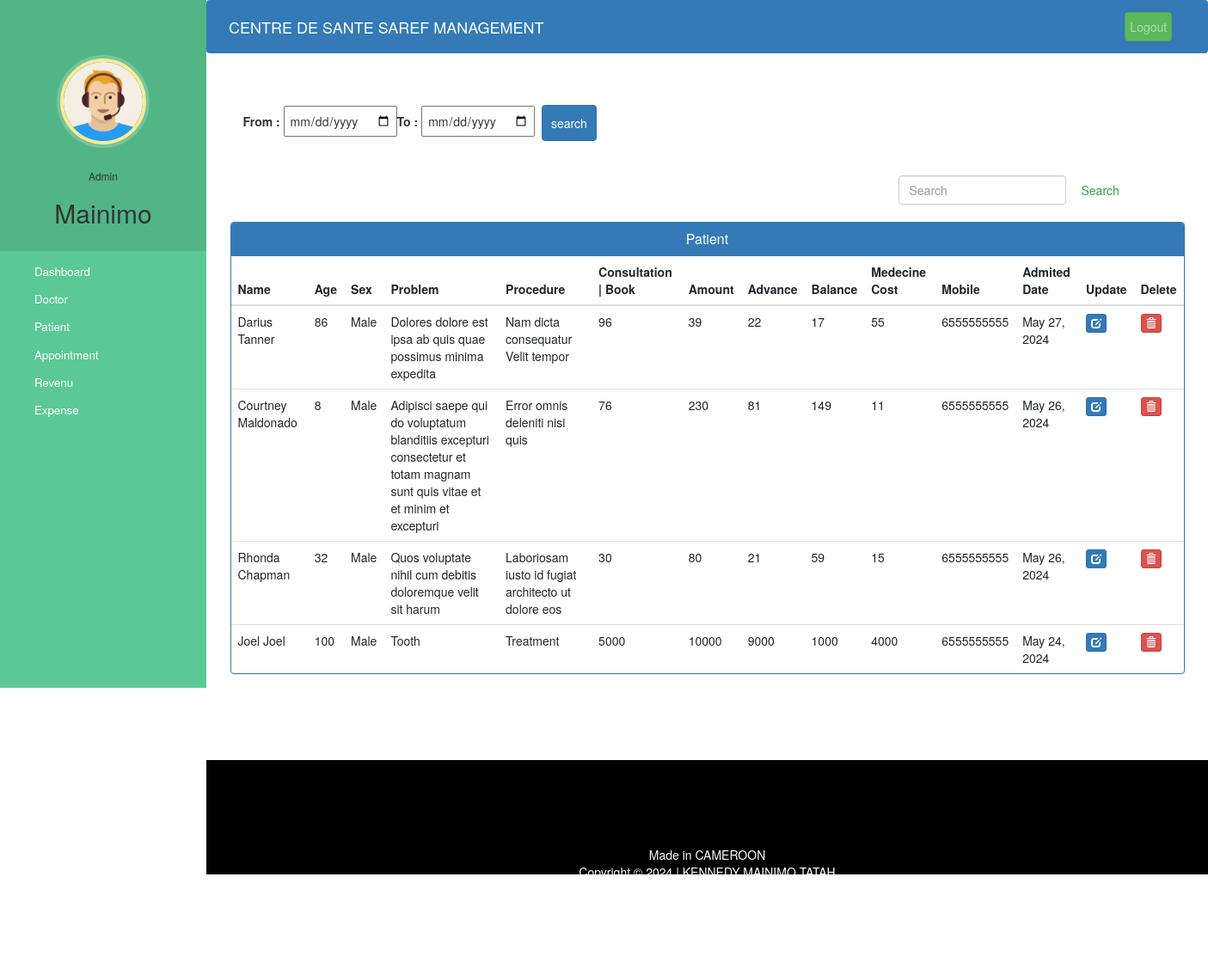
The app's page /admin-view-patient (signed in) with its own data.
### hospital/models.py (models this page shows, shortened)
class Patient(models.Model):
    user=models.OneToOneField(User,on_delete=models.CASCADE)
    address = models.CharField(max_length=40)
    mobile = models.CharField(max_length=20,null=False)
    sex = models.CharField(max_length=10,null=False,choices=sex,default='Male')
    age = models.IntegerField(null=False,blank=False)
    problem = models.TextField(max_length=500,null=False,blank=False)
    procedure = models.TextField(max_length=500,null=False,blank=False)
    assignedDoctorId = models.PositiveIntegerField(null=True)
    consultation = models.DecimalField(max_digits=20,decimal_places=0,null=False,blank=True)
    newConsultation = models.DecimalField(max_digits=20,decimal_places=0,null=False,blank=True)
    amount = models.DecimalField(max_digits=20,decimal_places=0,null=False,blank=True)
    advance = models.DecimalField(max_digits=20,decimal_places=0,null=False,blank=True)
    newAdvance = models.DecimalField(max_digits=20,decimal_places=0,null=False,blank=True)
    balance = models.DecimalField(max_digits=20,decimal_places=0,null=False,blank=True)
    medicineCost=models.DecimalField(max_digits=20,decimal_places=0,null=False,blank=True)
    newMedicineCost=models.DecimalField(max_digits=20,decimal_places=0,null=False,blank=True)
    total=models.DecimalField(max_digits=20,decimal_places=0,null=False,blank=True)
    newTotal=models.DecimalField(max_digits=20,decimal_places=0,null=False,blank=True)
    admitDate=models.DateField(auto_now_add=True)
    updateDate=models.DateField(auto_now=True)
    status=models.BooleanField(default=False)
    @property
    def get_name(self):
        return self.user.first_name+" "+self.user.last_name

### hospital/views.py (the view)
# urls.py: path('admin-view-patient', views.admin_view_patient_view,name='admin-view-patient'),
@login_required(login_url='adminlogin')
@user_passes_test(is_admin)
def admin_view_patient_view(request):
    patient=models.Patient.objects.all().filter(status=True).order_by('-id')
    if request.method == "POST":
        fromDate = request.POST.get('fromDate')
        toDate = request.POST.get('toDate')
        patients = models.Patient.objects.filter(status=True).raw('select * from hospital_patient where admitDate between "'+fromDate+'" and "'+toDate+'"')
        return render(request,'hospital/admin_view_patient.html',{'patients':patients})
    return render(request,'hospital/admin_view_patient.html',{'patients':patient})

### hospital/views.py (called while the page is built)
def is_admin(user):
    return user.groups.filter(name='ADMIN').exists()

### templates/hospital/admin_view_patient.html (shortened to what this page needs)
{% extends 'hospital/admin_base.html' %}
{%load static%}
{% block content %}
<head>
  <link href="//netdna.bootstrapcdn.com/bootstrap/3.0.0/css/bootstrap.min.css" rel="stylesheet" id="bootstrap-css">
</head>
<div class="container">
  <form method="post" action="{% url "admin-discharge-patient" %}">
    <div class="container input-group date">
      <strong>From : </strong><input type="date" name="fromDate" class="p-2"/>
      <strong>To : </strong><input type="date" name="toDate" class="p-2" />&nbsp
      <input type="submit" value="search" class="p-3  btn btn-primary">
    </div>
  </form>
  <br><br>
  <form  action="/search-patient" method="get" style="margin-left:70%;" class="form-inline my-2 my-lg-0">
    <input class="form-control mr-sm-2" type="search" placeholder="Search" name="query" id="query" aria-label="Search">
    <button class="btn btn-outline-success my-2 my-sm-0" type="submit">Search</button>
  </form>
  <br>
  <div class="panel panel-primary">
    <div class="panel-heading">
      <h6 class="panel-title">Patient</h6>
    </div>
    <table class="table table-hover" id="dev-table">
      <thead>
        <tr>
          <th>Name</th>
          <th>Age</th>
          <th>Sex</th>
          <th>Problem</th>
          <th>Procedure</th>
          <th>Consultation | Book</th>
          <th>Amount</th>
          <th>Advance</th>
          <th>Balance</th>
          <th>Medecine Cost</th>
          <th>Mobile</th>
          <th>Admited Date</th>
          <th>Update</th>
          <th>Delete</th>
        </tr>
      </thead>
      {% for p in patients %}
      <tr>
        <td> {{p.get_name}}</td>
        <td> {{p.age}}</td>
        <td> {{p.sex}}</td>
        <td>{{p.problem}}</td>
        <td>{{p.procedure}}</td>
        <td>{{p.consultation}}</td>
        <td>{{p.amount}}</td>
        <td>{{p.advance}}</td>
        <td>{{p.balance}}</td>
        <td>{{p.medicineCost}}</td>
        <td>{{p.mobile}}</td>
        <td>{{p.admitDate}}</td>
        <td><a class="btn btn-primary btn-xs" href="{% url 'update-patient' p.id  %}"><span class="glyphicon glyphicon-edit"></span></a></td>
        <td><a class="btn btn-danger btn-xs" href="{% url 'delete-patient-from-hospital' p.id  %}"><span class="glyphicon glyphicon-trash"></span></a></td>
      </tr>
      {% endfor %}
    </table>
  </div>
</div>
{% endblock content %}

### templates/hospital/admin_base.html (shortened to what this page needs)
<!DOCTYPE html>
{% load static %}
<html lang="en">
<head>
  <link rel="stylesheet" href="https://stackpath.bootstrapcdn.com/bootstrap/4.3.1/css/bootstrap.min.css">
  <link rel="stylesheet" href="https://maxcdn.bootstrapcdn.com/font-awesome/4.7.0/css/font-awesome.min.css">
  <link rel="stylesheet" href="{% static '/style.css' %}">
</head>
<body>
  <nav class="menu" tabindex="0">
    <header class="avatar">
      <br><br>
     <img src="{% static "images/adminpropic.png" %}" />
     <br><br>
      <h6>Admin</h6>
      <h2>{{request.user.first_name}}</h2>
    </header>
    <ul>
      <li tabindex="0" class="icon-dashboard"> <a style="color:white; text-decoration:none;" href="/admin-dashboard"><span>Dashboard</span></a> </li>
      <li tabindex="0" class="icon-customers"> <a style="color:white; text-decoration:none;" href="/admin-doctor"><span>Doctor</span></a></li>
      <li tabindex="0" class="icon-users"> <a style="color:white; text-decoration:none;" href="/admin-patient"><span>Patient</span></a></li>
      <li tabindex="0" class="icon-calendar"> <a style="color:white; text-decoration:none;" href="/admin-appointment"><span>Appointment</span></a></li>
      <li tabindex="0" class="icon-finance"> <a style="color:white; text-decoration:none;" href="/admin-revenue-view"><span>Revenu</span></a></li>
      <li tabindex="0" class="icon-finance"> <a style="color:white; text-decoration:none;" href="/admin-expense"><span>Expense</span></a></li>
    </ul>
  </nav>
  <main>
    <div class="bs-example">
      <nav class="navbar navbar-expand-md  navbar-dark fixed-top" style="background:#337AB7;">
        <a href="/admin-dashboard" class="navbar-brand">CENTRE DE SANTE SAREF MANAGEMENT</a>
        <div class="collapse navbar-collapse justify-content-between" id="navbarCollapse">
          <div class="navbar-nav" style=" margin-left: 90%;">
            <form method="POST" action="{% url 'logout' %}">
              <button type="submit" class="nav-item nav-link btn btn-success float-lg-right">Logout</button>
            </form>
          </div>
        </div>
      </nav>
    </div>
    <br><br>
    {% block content %}
    {% endblock content %}
    <br><br><br><br>
    <footer>
      <div class="container">
        <div class="row">
          <div class="col-md-12 col-sm-12">
            <div style="color:#ffffff;" class="wow fadeInUp footer-copyright">
              <p>Made in CAMEROON <br>
                Copyright &copy; 2024 | KENNEDY MAINIMO TATAH </p>
            </div>
          </div>
        </div>
      </div>
    </footer>
  </main>
</body>
</html>

### static/style.css (style rules this page uses)
body { padding-left: 240px; }
main { position: relative; height: 100vh; }
.menu { background: #5bc995; height: 100vh; width: 240px; position: fixed; top: 0px; left: 0; z-index: 5; outline: none; }
.menu .avatar { background: rgba(0, 0, 0, 0.1); padding: 2em 0.5em; text-align: center; }
.menu .avatar img { width: 100px; border-radius: 50%; overflow: hidden; border: 4px solid #ffea92; box-shadow: 0 0 0 4px rgba(255, 255, 255, 0.2); }
.menu .avatar h2 { font-weight: normal; margin-bottom: 0; }
.menu ul { list-style: none; padding: 0.5em 0; margin: 0; }
.menu ul li { padding: 0.5em 1em 0.5em 3em; font-size: 0.95em; font-weight: regular; background-repeat: no-repeat; background-position: left 15px center; background-size: auto 20px; transition: all 0.15s linear; cursor: pointer; }
.menu ul li.icon-dashboard { background-image: url("http://www.entypo.com/images//gauge.svg"); }
.menu ul li.icon-customers { background-image: url("http://www.entypo.com/images//briefcase.svg"); }
.menu ul li.icon-users { background-image: url("http://www.entypo.com/images//users.svg"); }
.menu ul li.icon-calendar { background-image: url("http://www.entypo.com/images//calendar.svg"); }

### templates/hospital/admin_base.html (style rules this page uses)
a:link { text-decoration: none; }
a { color: white; }
footer { padding: 0px 0px 0px 0px; background-color: black; margin: 0px; }
p { text-align: center; }
body { padding-left: 240px; }
main { position: relative; height: 100vh; }
.menu { background: #5bc995; height: 100vh; width: 240px; position: fixed; top: 0px; left: 0; z-index: 5; outline: none; }
.menu .avatar { background: rgba(0, 0, 0, 0.1); padding: 2em 0.5em; text-align: center; }
.menu .avatar img { width: 100px; border-radius: 50%; overflow: hidden; border: 4px solid #ffea92; box-shadow: 0 0 0 4px rgba(255, 255, 255, 0.2); }
.menu .avatar h2 { font-weight: normal; margin-bottom: 0; }
.menu ul { list-style: none; padding: 0.5em 0; margin: 0; }
.menu ul li { padding: 0.5em 1em 0.5em 3em; font-size: 0.95em; font-weight: regular; background-repeat: no-repeat; background-position: left 15px center; background-size: auto 20px; transition: all 0.15s linear; cursor: pointer; }
.menu ul li.icon-dashboard { background-image: url("http://www.entypo.com/images//gauge.svg"); }
.menu ul li.icon-customers { background-image: url("http://www.entypo.com/images//briefcase.svg"); }
.menu ul li.icon-users { background-image: url("http://www.entypo.com/images//users.svg"); }
.menu ul li.icon-calendar { background-image: url("http://www.entypo.com/images//calendar.svg"); }

### templates/hospital/admin_view_patient.html (style rules this page uses)
a:link { text-decoration: none; }
h6 { text-align: center; }
.row { margin: 100px; }

### records on screen
Patient: get_name "Darius Tanner", age "86", sex "Male", problem "Dolores dolore est ipsa ab quis quae possimus minima expedita", procedure "Nam dicta consequatur Velit tempor", consultation "96", amount "39", advance "22", balance "17", medicineCost "55", mobile "6555555555", admitDate "May 27, 2024"
Patient: get_name "Courtney Maldonado", age "8", sex "Male", problem "Adipisci saepe qui do voluptatum blanditiis excepturi consectetur et totam magnam sunt quis vitae et et minim et excepturi", procedure "Error omnis deleniti nisi quis", consultation "76", amount "230", advance "81", balance "149", medicineCost "11", mobile "6555555555", admitDate "May 26, 2024"
Patient: get_name "Rhonda Chapman", age "32", sex "Male", problem "Quos voluptate nihil cum debitis doloremque velit sit harum", procedure "Laboriosam iusto id fugiat architecto ut dolore eos", consultation "30", amount "80", advance "21", balance "59", medicineCost "15", mobile "6555555555", admitDate "May 26, 2024"
Patient: get_name "Joel Joel", age "100", sex "Male", problem "Tooth", procedure "Treatment", consultation "5000", amount "10000", advance "9000", balance "1000", medicineCost "4000", mobile "6555555555", admitDate "May 24, 2024"

### other values on screen
{{ request.user.first_name }} "Mainimo"
